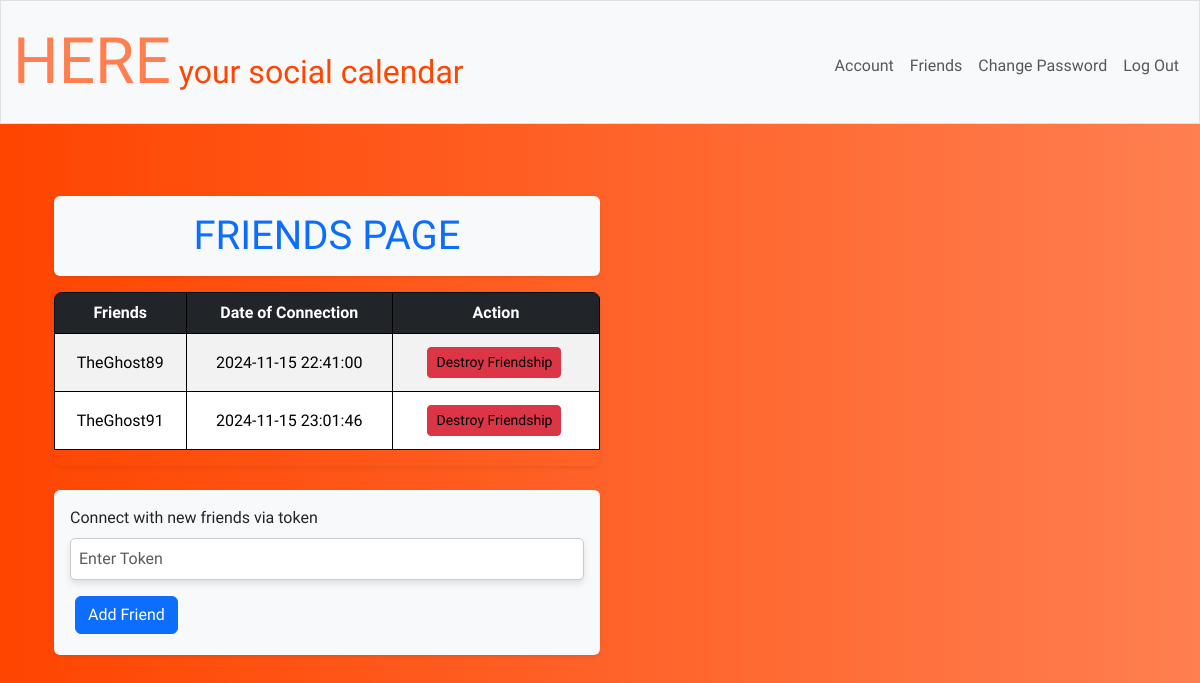
The page /friends (signed in) on the database its author committed.
### tables this page shows
CREATE TABLE user (
    id INTEGER PRIMARY KEY,
    username TEXT NOT NULL UNIQUE,
    FirstName TEXT,
    LastName TEXT,
    birthday DATE,
    email TEXT NOT NULL UNIQUE,
    hash TEXT,
    conn_token VARCHAR(255),
    timestamp DATETIME DEFAULT CURRENT_TIMESTAMP
);

CREATE TABLE connections (
    id INTEGER PRIMARY KEY,
    id1 INTEGER NOT NULL,
    id2 INTEGER NOT NULL,
    timestamp DATETIME DEFAULT CURRENT_TIMESTAMP,
        FOREIGN KEY (id1) REFERENCES user(id),
    FOREIGN KEY (id2) REFERENCES user(id)
);

### app.py (the view, shortened to what this page needs)
@app.route("/friends", methods=["GET", "POST"])
@login_required
def friends():
    if request.method == "GET":
        table = []
        counter = 0
        informations = db.execute("SELECT * FROM connections WHERE id1 = ?" , session['user_id'])
        for value in informations:
            connection =  {
                'counter': counter,
                'timestamp': value['timestamp'],
                'username': db.execute("SELECT username FROM user WHERE id = ?", value['id2'])[0]['username']
            }
            table.append(connection)
            counter += 1
        informations = db.execute("SELECT * FROM connections WHERE id2 = ?", session['user_id'])
        return render_template("friends.html", table=table)

### app.py (called while the page is built)
@app.before_request
def enable_foreign_keys():
    db.execute("PRAGMA foreign_keys = ON")

### helpers.py (called while the page is built)
def login_required(f):
    @wraps(f)
    def decorated_function(*args, **kwargs):
        if session.get("user_id") is None:
            return redirect("/login")
        return f(*args, **kwargs)
    return decorated_function

### templates/friends.html (shortened to what this page needs)
{% extends "root.html" %}
{% block main %}
    <div class="container">
        <h1 id="title" class="my-4 shadow-sm p-3 mb-3 bg-body-tertiary rounded text-primary w-50 float-start">
            FRIENDS PAGE
        </h1>
        <div class="clearfix"></div>
        {% if table|length == 0 %}
            <p  style="text-align: left" class="text-muted fs-5 text-start">No friends yet. Start by adding new ones using their unique token!</p>
        {% else %}
                <div class="table-responsive w-50 float-start shadow-sm rounded-3">
                    <table class="table table-hover table-striped align-middle">
                        <thead class="table-dark">
                            <tr>
                                <th scope="col">Friends</th>
                                <th scope="col">Date of Connection</th>
                                <th scope="col">Action</th>
                            </tr>
                        </thead>
                        <tbody>
                            {% for key in table %}
                                <tr>
                                    <td>{{ key.username }}</td>
                                    <td>{{ key.timestamp }}</td>
                                    <td>
                                        <div class="d-inline-flex align-items-center">
                                            <button class="btn btn-danger btn-sm me-2" data-bs-toggle="collapse" data-bs-target="#confirm-{{ key.username }}">
                                                 Destroy Friendship
                                            </button>
                                        </div>
                                    </td>
                                </tr>
                            {% endfor %}
                        </tbody>
                    </table>
                </div>
        {% endif %}
        <div class="clearfix"></div>
        <form action="/friends" method="post" class="mt-4 w-50 float-start shadow-sm p-3 bg-body-tertiary rounded" style="margin-bottom: 50px">
            <div class="mb-3">
                <label for="token" style="text-align: left; display: block" class="form-label">Connect with new friends via token</label>
                {% if message and field == "token" %}
                    <div class="text-danger">{{ message }}</div>
                    <input autocomplete="off" autofocus class="form-control is-invalid" id="token" name="token" placeholder="Enter Token" type="text">
                {% else %}
                    <input autocomplete="off" autofocus class="form-control" id="token" name="token" placeholder="Enter Token" type="text">
                {% endif %}
            </div>
            <button class="btn btn-primary" type="submit">Add Friend</button>
        </form>
    </div>
{% endblock %}

### static/css/styles.css (style rules this page uses)
body { font-family: "Archivo Black"; background: linear-gradient(to right, #FF4500, #FF7F50); }
table, tr, th, td { border: 1px solid black; margin-left: auto; margin-right: auto; padding: 10px; }
td { color: palevioletred; }
th { background-color: red; }
.btn { color: black; margin: 5px; background-color: white; }
.form-label { align-self: flex-start; }
.form-control { padding: 0.5rem; border-radius: 5px; border: 1px solid #ccc; transition: border-color 0.3s ease; width: 100%; }
.btn { display: block; }
.form-control { padding: 0.5rem; border-radius: 5px; border: 1px solid #ccc; transition: border-color 0.3s ease; }
.btn-primary { background-color: #007bff; color: white; }

### templates/friends.html (style rules this page uses)
.card, .form-control, .shadow-sm { box-shadow: 0 4px 6px rgba(0, 0, 0, 0.1); transition: box-shadow 0.2s ease; }
.btn-primary { background-color: #0d6efd; border-color: #0d6efd; }
.btn-danger { background-color: #dc3545; }

### rows shown on the page
user: username "TheGhost89"
connections: timestamp "2024-11-15 22:41:00"
user: username "TheGhost91"
connections: timestamp "2024-11-15 23:01:46"
